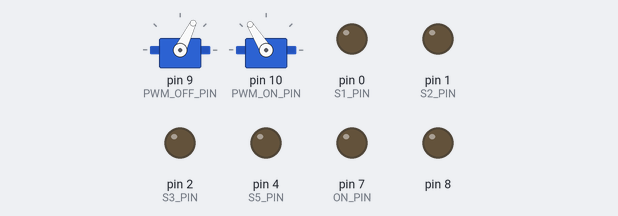
Simulated run of this sketch. Board: Arduino Uno, built with avr-gcc and run on an emulated ATmega328P. On the bench: 2 × servo, output pins drawn as LEDs (lit = HIGH). Pins used as bus, display or sensor lines are not drawn.

Above: at 0.05 s.
At 1.05 s:
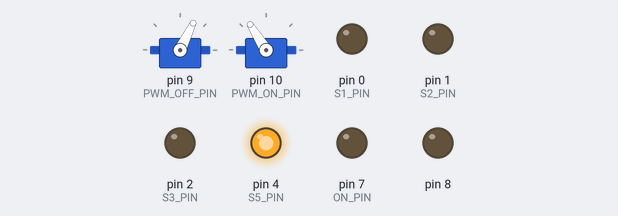
At 2.05 s:
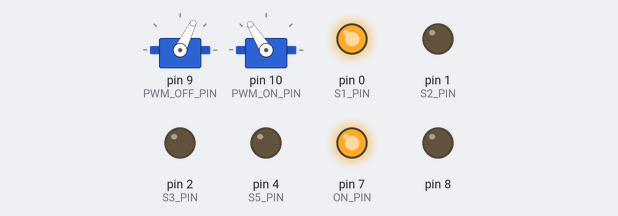
At 4.0 s:
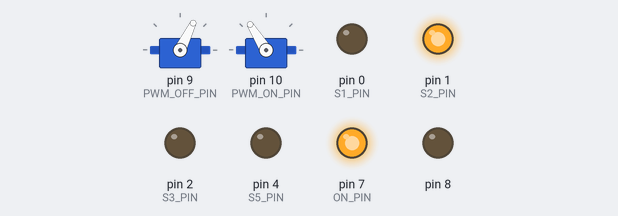
At 6.05 s:
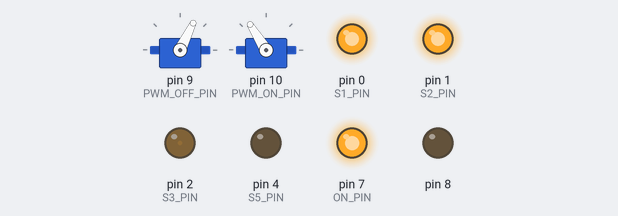
At 8.0 s:
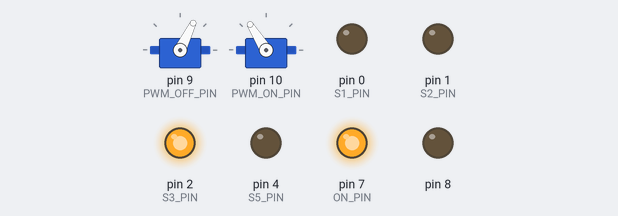
Timing chart, 0 to 10.4 s (numbered marks = the images above):
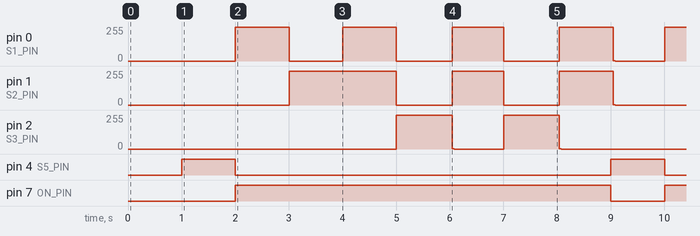

The sketch:

FerrofluidDisplay.ino
```cpp
/*
 Name:		FerrofluidDisplay.ino
 Created:	4/4/2017 1:00:32 PM
 Author:	Brad
*/
#include <Servo.h>
#include "Pins.h"
#include "Display.h"

Display display;
Servo offPWM;
Servo onPWM;

void SetAll();

// the setup function runs once when you press reset or power the board
void setup() {
	// Configure pins
	pinMode(8, OUTPUT);
	pinMode(ON_PIN, OUTPUT);
	pinMode(S1_PIN, OUTPUT);
	pinMode(S2_PIN, OUTPUT);
	pinMode(S3_PIN, OUTPUT);
	pinMode(S4_PIN, OUTPUT);
	pinMode(S5_PIN, OUTPUT);
	pinMode(PWM_OFF_PIN, OUTPUT);
	pinMode(PWM_ON_PIN, OUTPUT);

	// Configure PWMs
	offPWM.attach(9);
	onPWM.attach(10);
	offPWM.writeMicroseconds(OFF_WIDTH);
	onPWM.writeMicroseconds(ON_WIDTH);

	Serial.end();

	display.ClearDisplay();
	digitalWrite(S1_PIN, LOW);
	digitalWrite(S2_PIN, LOW);
	digitalWrite(S3_PIN, LOW);
	digitalWrite(S4_PIN, LOW);
	digitalWrite(S5_PIN, LOW);
}

// the loop function runs over and over again until power down or reset
void loop() {
//	delay(1000);
//	display.SetServo(0, true);
//	delay(1000);
//	for (int i = 0; i < 1000; i++)
//	{
//		display.SetServo(0, false);
//	}

	delay(1000);
	display.ClearDisplay();
	delay(1000);
//	display.SetServo(3, false);
	display.SetServo(0, true);
	delay(1000);
//	display.ClearDisplay();
//	display.SetServo(0, false);
	display.SetServo(1, true);
	delay(1000);
//	display.ClearDisplay();
//	display.SetServo(1, false);
	display.SetServo(2, true);
	delay(1000);
//	display.ClearDisplay();
//	display.SetServo(2, false);
	display.SetServo(3, true);
	delay(1000);
	display.SetServo(3, false);
	delay(1000);
	display.SetServo(3, true);
	delay(1000);
	display.SetServo(3, false);

//	delay(2000);
//	display.SetServo(0, false);
//	digitalWrite(ON_PIN, HIGH);
////	digitalWrite(8, LOW);
//	digitalWrite(S3_PIN, HIGH);
//	delay(100);
//	digitalWrite(S3_PIN, LOW);
//	delay(2000);
////	display.SetServo(0, true);
//	digitalWrite(ON_PIN, LOW);
////	digitalWrite(8, HIGH);
//	digitalWrite(S3_PIN, HIGH);
//	delay(100);
//	digitalWrite(S3_PIN, LOW);
}

void SetAll()
{
	for (int i = 0; i < 16; i++)
	{
		display.SetServo(i, true);
	}
}
```

Display.cpp
```cpp
//
//
//

#include "Display.h"

Display::Display()
{
	for (uint8_t i = 0; i < 16; i++)
	{
		_servoStates[i] = false;
		_servos[i] = ServoModule(i);
	}
}

void Display::SetServo(int index, bool on)
{
	if (on)
	{
		_servoStates[index] = true;
		_servos[index].SetState(on);
	}
	else
	{
		// Cannot turn off individual servos for some reason
		_servoStates[index] = false;
		// Instead, must clear display (without setting states)...
		ClearDisplayInternal();
		// And enable each servo which was previously on
		for (int i = 0; i < 16; i++)
		{
			if (_servoStates[i])
			{
				_servos[i].SetState(true);
			}
		}
	}
}

void Display::ClearDisplayInternal()
{
	for (int i = 0; i < 16; i++)
	{
		_servos[i].SetState(false);
	}
	for (int i = 0; i < 16; i++)
	{
		_servos[i].SetState(false);
	}
}

void Display::ClearDisplay()
{
	for (int i = 0; i < 16; i++)
	{
		_servoStates[i] = false;
		_servos[i].SetState(false);
	}
	for (int i = 0; i < 16; i++)
	{
		_servos[i].SetState(false);
	}
}
```

Display.h
```cpp
// Display.h

#ifndef _DISPLAY_h
#define _DISPLAY_h

#if defined(ARDUINO) && ARDUINO >= 100
	#include "arduino.h"
#else
	#include "WProgram.h"
#endif

#include "ServoModule.h"

class Display
{
private:
	ServoModule _servos[16];
	bool _servoStates[16];

	/*
	 * Set all pixels to off position without altering internal states
	 */
	void ClearDisplayInternal();

public:
	/*
	 * Initialize the display
	 */
	Display();

	/*
	 * Set the state of the servo at the given index
	 * index: Index of servo to set state of
	 * on: Whether to turn servo on or off
	 */
	void SetServo(int index, bool on);

	/*
	 * Set all pixels to off position
	 */
	void ClearDisplay();
};


#endif
```

ServoModule.cpp
```cpp
//
//
//

#include "Pins.h"
#include "ServoModule.h"

ServoModule::ServoModule()
{
	_index = 0;
	_state = false;
}


ServoModule::ServoModule(uint8_t index)
{
	_index = index;
	_state = false;
}

void ServoModule::SetState(bool on)
{
	_state = on;

	// Ensure no other servo is selected
	SelectServo(-1);

	// Set ON_PIN value
	digitalWrite(ON_PIN, on);

	// Set select pin values
	SelectServo(_index);

	// Deselect servo
	SelectServo(-1);
}

void ServoModule::SelectServo(uint8_t index)
{
	// Ensure selection index falls within acceptable range
	if (index > 15 || index < -1) return;

	// Servos on board are indexed from 1, not 0, because 0 is reserved for no selection
	index++;

	// Send each bit to the corresponding pin
	digitalWrite(S1_PIN, index & 0x1);
	digitalWrite(S2_PIN, (index & 0x2) >> 1);
	digitalWrite(S3_PIN, (index & 0x4) >> 2);
	digitalWrite(S4_PIN, (index & 0x8) >> 3);
	digitalWrite(S5_PIN, (index & 0x10) >> 4);
}
```

ServoModule.h
```cpp
// ServoModule.h

#ifndef _SERVO_MODULE_h
#define _SERVO_MODULE_h

#if defined(ARDUINO) && ARDUINO >= 100
	#include "arduino.h"
#else
	#include "WProgram.h"
#endif

class ServoModule
{
private:
	uint8_t _index;
	bool _state;

	/*
	 * Set selection pins to servo at given index
	 * index: Index of servo to select
	 */
	static void SelectServo(uint8_t index);

public:
	ServoModule();

	/*
	 * Construct a servo with the given index
	 * index: index of servo to construct
	 */
	ServoModule(uint8_t index);

	/*
	 * Sets the state of the servo
	 * on: Whether the servo should be on or off
	 */
	void SetState(bool on);
};

#endif
```

Pins.h
```cpp
#ifndef PINS_H
#define PINS_H

// Pin definitions
#define ON_PIN 7 // ATmega328p pin 13
// ServoModule select pins
#define S1_PIN 0 // ATmega328p pin 2
#define S2_PIN 1 // ATmega328p pin 3
#define S3_PIN 2 // ATmega328p pin 4
#define S4_PIN 3 // ATmega328p pin 5
#define S5_PIN 4 // ATmega328p pin 6
// PWM pins
#define PWM_OFF_PIN 9 // ATmega328p pin 15
#define PWM_ON_PIN 10 // ATmega328p pin 16

// PWM Configuration
//#define ON_WIDTH 1333 // Range of values is 1000us to 2000us, so 60 degrees from 1000 should be 1333us
//#define OFF_WIDTH 1666 // 120 degrees should be 1666us
#define OFF_WIDTH 1200 // Range of values is 1000us to 2000us, so 60 degrees from 1000 should be 1333us
#define ON_WIDTH 1800 // 120 degrees should be 1666us
//#define ON_WIDTH 1000 // Range of values is 1000us to 2000us, so 60 degrees from 1000 should be 1333us
//#define OFF_WIDTH 2000 // 120 degrees should be 1666us


#endif
```

Measured:
- by itself, pin 2 (S3_PIN): repeats every 8.0 s: 1/255 0.04 s, 0/255 0.92 s, 255/255 1.0 s, 1/255 0.04 s, 0/255 4.9 s, 255/255 1.0 s
- by itself, pin 4 (S5_PIN): alternates HIGH for 1.0 s and LOW for 7.0 s
- by itself, pin 7 (ON_PIN): alternates HIGH for 7.0 s and LOW for 1.0 s
- by itself, pin 1 (S2_PIN): repeats every 8.0 s: 0/255 1.0 s, 253/255 0.04 s, 255/255 0.92 s, 0/255 1.0 s, 253/255 0.04 s, 255/255 0.96 s, 2/255 0.04 s, 0/255 1.9 s, 255/255 2.0 s
- by itself, pin 0 (S1_PIN): repeats every 8.0 s: 0/255 1.0 s, 255/255 1.0 s, 0/255 1.0 s, 252/255 0.04 s, 255/255 0.92 s, 0/255 1.0 s, 252/255 0.04 s, 255/255 0.96 s, 2/255 0.04 s, 0/255 0.92 s, 255/255 1.0 s
